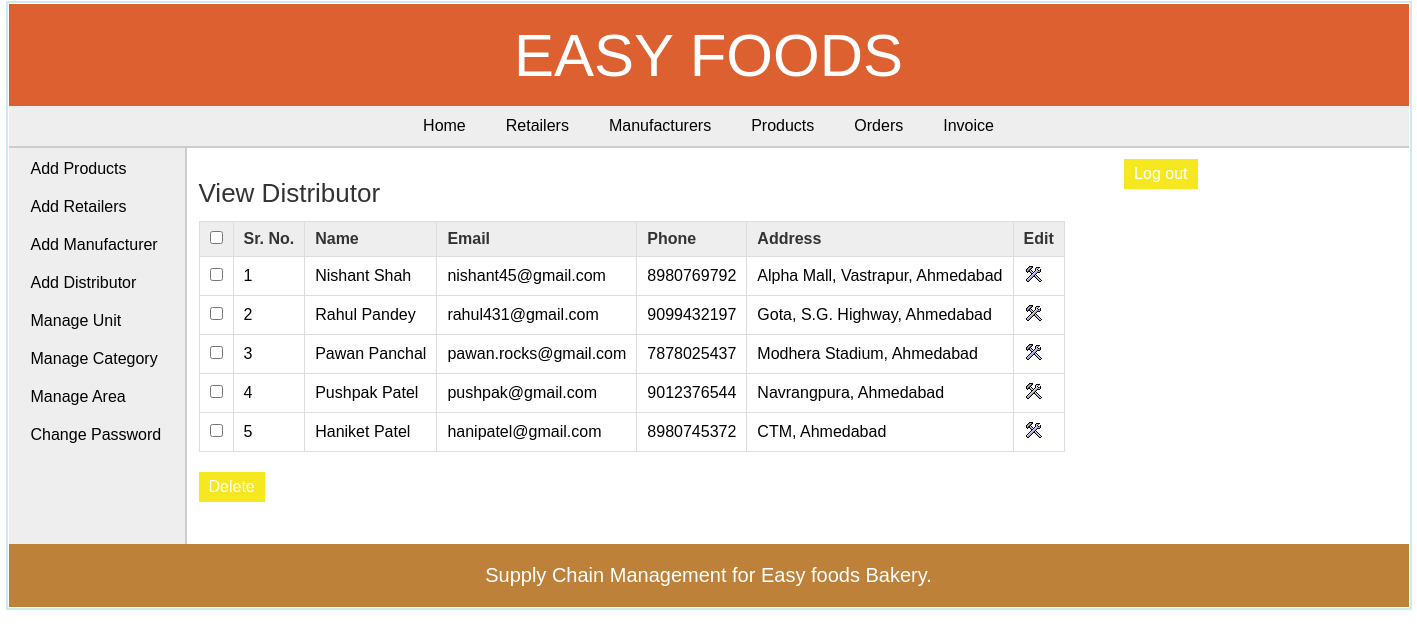
Screenshot of /admin/view_distributor.php (signed in) with the database file from the repository.
### tables this page shows
CREATE TABLE `distributor` (
  `dist_id` int(11) NOT NULL,
  `dist_name` varchar(25) NOT NULL,
  `dist_email` varchar(50) DEFAULT NULL,
  `dist_phone` varchar(10) NOT NULL,
  `dist_address` varchar(200) DEFAULT NULL
);

### admin/view_distributor.php (the view, shortened to what this page needs)
<?php
	include("../includes/config.php");
	if(isset($_SESSION['admin_login'])) {
		if($_SESSION['admin_login'] == true) {
			$query_selectDistributor = "SELECT * FROM distributor";
			$result_selectDistributor = mysqli_query($con,$query_selectDistributor);
		}
		else {
			header('Location:../index.php');
		}
	}
	else {
		header('Location:../index.php');
	}
?>
<!DOCTYPE html>
<html>
<head>
	<link rel="stylesheet" href="../includes/main_style.css" >
</head>
<body>
	<?php
		include("../includes/header.inc.php");
		include("../includes/nav_admin.inc.php");
		include("../includes/aside_admin.inc.php");
	?>
	<section>
		<h1>View Distributor</h1>
		<form action="" method="POST" class="form">
		<table class="table_displayData">
			<tr>
				<th> <input type="checkbox" onClick="toggle(this)" /> </th>
				<th>Sr. No.</th>
				<th>Name</th>
				<th>Email</th>
				<th>Phone</th>
				<th>Address</th>
				<th> Edit </th>
			</tr>
			<?php $i=1; while($row_selectDistributor = mysqli_fetch_array($result_selectDistributor)) { ?>
			<tr>
				<td> <input type="checkbox" name="chkId[]" value="<?php echo $row_selectDistributor['dist_id']; ?>" /> </td>
				<td> <?php echo $i; ?> </td>
				<td> <?php echo $row_selectDistributor['dist_name']; ?> </td>
				<td> <?php echo $row_selectDistributor['dist_email']; ?> </td>
				<td> <?php echo $row_selectDistributor['dist_phone']; ?> </td>
				<td> <?php echo $row_selectDistributor['dist_address']; ?> </td>
				<td> <a href="edit_distributor.php?id=<?php echo $row_selectDistributor['dist_id']; ?>"><img src="../images/edit.png" alt="edit" /></a> </td>
			</tr>
			<?php $i++; } ?>
		</table>
		<input type="submit" value="Delete" class="submit_button"/>
		</form>
	</section>
	<?php
		include("../includes/footer.inc.php");
	?>
</body>
</html>

### includes/main_style.css (style rules this page uses)
* { font-family: arial,sans-serif; margin:0px; padding:1px; }
body { width:1400px; margin:auto; border:2px solid #cbecec; }
a { text-decoration:none; }
.submit_button { font-size:16px; margin-top:20px; margin-right:20px; padding:6px 10px; background-color:#f5e720; border:none; color:white; }
section { width:1000px; padding:10px; padding-bottom:40px; }
section h1 { margin-bottom:10px; font-weight:normal; color:#333; font-size: 26px; }
table { border-collapse: collapse; }
.table_displayData td, .table_displayData th { border:1px solid #ddd; padding: 8px 10px; text-align: left; }
.table_displayData th { background-color:#eee; color:#333; }

### rows the page displays
distributor: dist_name "Nishant Shah", dist_email "nishant45@gmail.com", dist_phone "8980769792", dist_address "Alpha Mall, Vastrapur, Ahmedabad"
distributor: dist_name "Rahul Pandey", dist_email "rahul431@gmail.com", dist_phone "9099432197", dist_address "Gota, S.G. Highway, Ahmedabad"
distributor: dist_name "Pawan Panchal", dist_email "pawan.rocks@gmail.com", dist_phone "7878025437", dist_address "Modhera Stadium, Ahmedabad"
distributor: dist_name "Pushpak Patel", dist_email "pushpak@gmail.com", dist_phone "9012376544", dist_address "Navrangpura, Ahmedabad"
distributor: dist_name "Haniket Patel", dist_email "hanipatel@gmail.com", dist_phone "8980745372", dist_address "CTM, Ahmedabad"
